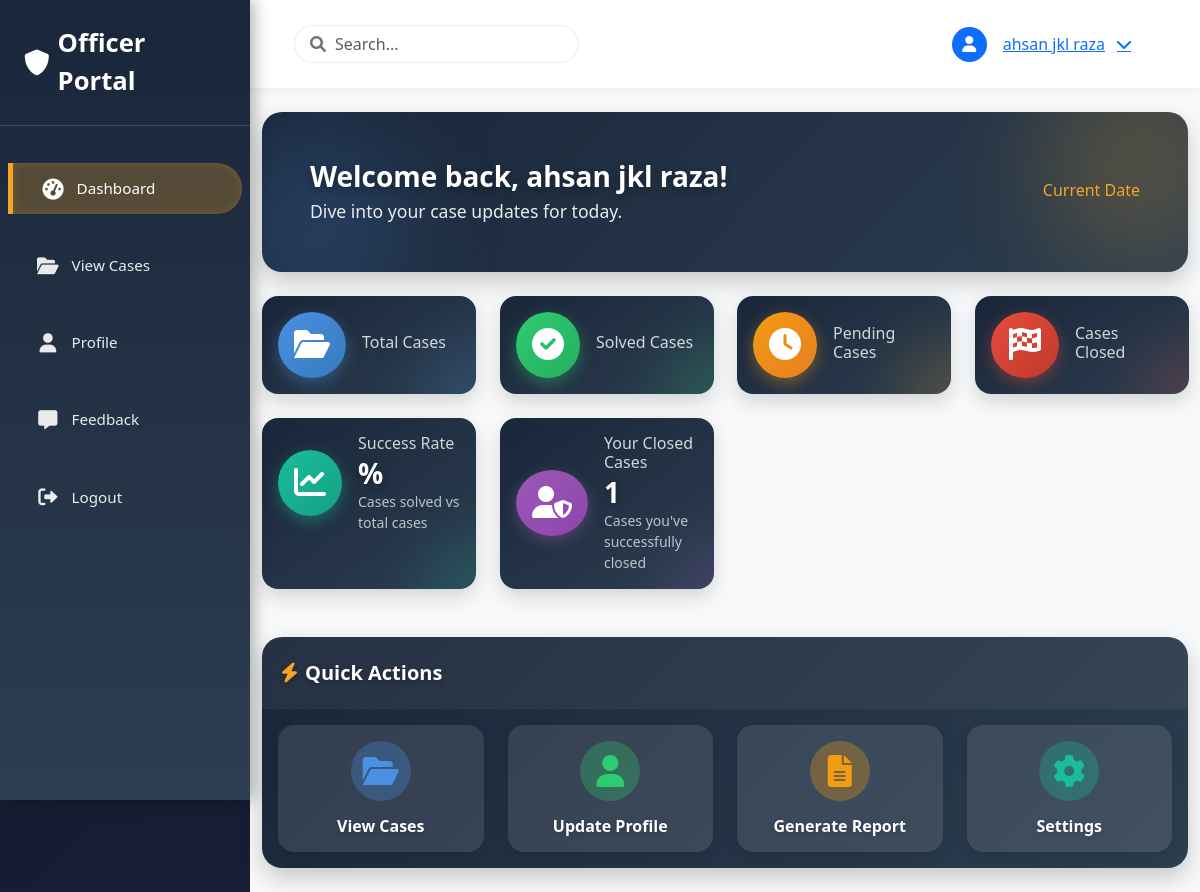
The page /officer/ (signed in) on the database as committed earlier.
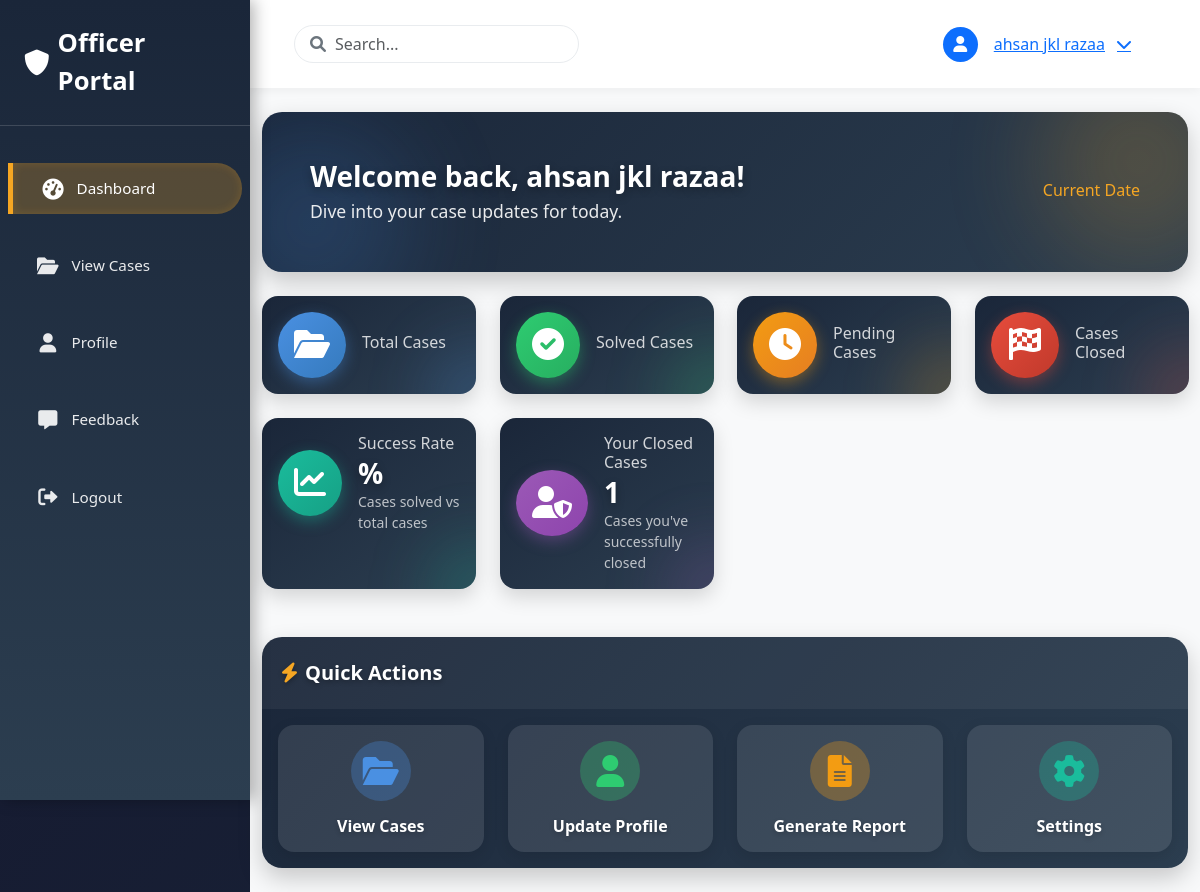
The same page on the database as committed later.
### frontend/models.py (models this page shows, shortened)
class User(AbstractUser):
    USER_TYPE_CHOICES = (
        ('user', 'Regular User'),
        ('officer', 'Police Officer'),
        ('admin', 'Admin'),
    )
    RANK_CHOICES = (
        ('IGP', 'Inspector General of Police (IGP)'),
        ('DIG', 'Deputy Inspector General (DIG)'),
        ('SSP', 'Senior Superintendent of Police (SSP)'),
        ('SP', 'Superintendent of Police (SP)'),
        ('DSP', 'Deputy Superintendent of Police (DSP)'),
        ('ASP', 'Assistant Superintendent of Police (ASP)'),
        ('Inspector', 'Inspector'),
        ('SI', 'Sub-Inspector (SI)'),
        ('ASI', 'Assistant Sub-Inspector (ASI)'),
        ('HC', 'Head Constable (HC)'),
        ('Constable', 'Constable'),
    )
    user_type = models.CharField(max_length=10, choices=USER_TYPE_CHOICES, default='user')
    phone_number = models.CharField(max_length=15, blank=True)
    address = models.TextField(blank=True)
    profile_picture = models.ImageField(upload_to='profile_pictures/', blank=True, null=True)
    date_of_birth = models.DateField(null=True, blank=True)
    is_verified = models.BooleanField(default=False)
    created_at = models.DateTimeField(auto_now_add=True)
    updated_at = models.DateTimeField(auto_now=True)
    cnic = models.CharField(max_length=15, unique=True, blank=True, null=True, help_text="Format: 12345-1234567-1")
    rank = models.CharField(max_length=20, choices=RANK_CHOICES, blank=True, null=True)
    cases_closed = models.PositiveIntegerField(default=0, help_text="Number of cases closed by this officer")
    groups = models.ManyToManyField(
        'auth.Group',
        verbose_name=_('groups'),
        blank=True,
        help_text=_(
            'The groups this user belongs to. A user will get all permissions '
            'granted to each of their groups.'
        ),
        related_name='frontend_user_set',
        related_query_name='frontend_user'
    )
    user_permissions = models.ManyToManyField(
        'auth.Permission',
        verbose_name=_('user permissions'),
        blank=True,
        help_text=_('Specific permissions for this user.'),
        related_name='frontend_user_set',
        related_query_name='frontend_user'
    )
    class Meta:
        verbose_name = _('user')
        verbose_name_plural = _('users')
        db_table = 'frontend_user'

### officer/views.py (the view)
# urls.py: path('', views.officer_dashboard, name='officer_home'),
@login_required(login_url='login')
@user_passes_test(is_officer, login_url='login')
def officer_dashboard(request):
    try:
        officer = request.user
        context = {
            'officer': officer,
        }
        return render(request, 'officer_dashboard.html', context)
    except Exception as e:
        logger.error(f"Error in officer_dashboard view: {str(e)}", exc_info=True)
        messages.error(request, f"An error occurred while loading the dashboard: {str(e)}")
        return render(request, 'officer_dashboard.html', {'officer': request.user})

### officer/views.py (called while the page is built)
def is_officer(user):
    return user.user_type == 'officer'

### officer/templates/officer_dashboard.html (shortened to what the changed rows need)
{% extends 'base_officer.html' %}
{% block content %}
<div class="row">
    <div class="col-12 mb-4">
        <div class="card animate__animated animate__fadeInDown" style="background: linear-gradient(135deg, #1a2639 0%, #2c3e50 100%); border: none; border-radius: 20px; box-shadow: 0 10px 25px rgba(0, 0, 0, 0.2); overflow: hidden; backdrop-filter: blur(15px); position: relative;">
            <div class="card-body p-5" style="color: white; position: relative; z-index: 2;">
                <div class="d-flex justify-content-between align-items-center flex-wrap">
                    <div>
                        <h3 class="mb-1" style="font-weight: 700; text-shadow: 0 3px 8px rgba(0, 0, 0, 0.3);">Welcome back, {{ user.get_full_name }}!</h3>
                        <p class="mb-0" style="opacity: 0.9; font-size: 1.1rem;">Dive into your case updates for today.</p>
                    </div>
                </div>
            </div>
        </div>
    </div>
</div>
<div class="row">
    <div class="col-md-6 mb-4">
        <div class="row">
            <div class="col-md-6">
                <div class="card stat-card h-100 animate__animated animate__flipInX animate__delay-1s" style="background: linear-gradient(145deg, #1a2639, #2c3e50); border: none; border-radius: 16px; box-shadow: 0 8px 20px rgba(0, 0, 0, 0.15); backdrop-filter: blur(10px); overflow: hidden; position: relative;">
                    <div class="card-body" style="color: white; z-index: 2;">
                        <div class="d-flex align-items-center">
                            <div>
                                <h6 class="mb-1" style="color: rgba(255, 255, 255, 0.8);">Your Closed Cases</h6>
                                <h3 class="mb-0 fw-bold" style="font-weight: 800; text-shadow: 0 3px 8px rgba(0, 0, 0, 0.3);">{{ request.user.cases_closed }}</h3>
                                <p class="text-muted small mb-0" style="color: rgba(255, 255, 255, 0.7) !important;">Cases you've successfully closed</p>
                            </div>
                        </div>
                    </div>
                </div>
            </div>
        </div>
    </div>
</div>
{% endblock %}

### officer/templates/base_officer.html (shortened to what this page needs)
{% load static %}
<!DOCTYPE html>
<html lang="en">
<head>
    <link href="https://cdn.jsdelivr.net/npm/bootstrap@5.3.0/dist/css/bootstrap.min.css" rel="stylesheet">
    <link href="https://cdnjs.cloudflare.com/ajax/libs/font-awesome/6.0.0/css/all.min.css" rel="stylesheet">
    <link href="https://cdn.jsdelivr.net/npm/sweetalert2@11/dist/sweetalert2.min.css" rel="stylesheet">
    <link href="https://cdnjs.cloudflare.com/ajax/libs/animate.css/4.1.1/animate.min.css" rel="stylesheet">
</head>
<body>
    <nav class="sidebar">
        <div class="sidebar-header">
            <a href="{% url 'officer:officer_home' %}" class="sidebar-brand">
                <i class="fas fa-shield-alt"></i>
                <span>Officer Portal</span>
            </a>
        </div>
        <ul class="nav flex-column mt-4">
            <li class="nav-item">
                <a href="{% url 'officer:officer_home' %}" class="nav-link {% if request.resolver_match.url_name == 'officer_dashboard' or request.resolver_match.url_name == 'officer_home' %}active{% endif %}">
                    <i class="fas fa-tachometer-alt"></i>
                    <span>Dashboard</span>
                </a>
            </li>
            <li class="nav-item">
                <a href="{% url 'officer:case_list' %}" class="nav-link {% if 'case' in request.resolver_match.url_name %}active{% endif %}">
                    <i class="fas fa-folder-open"></i>
                    <span>View Cases</span>
                </a>
            </li>
            <li class="nav-item">
                <a href="{% url 'officer:officer_profile' %}" class="nav-link {% if request.resolver_match.url_name == 'officer_profile' %}active{% endif %}">
                    <i class="fas fa-user"></i>
                    <span>Profile</span>
                </a>
            </li>
            <li class="nav-item">
                <a href="{% url 'officer:officer_feedback' %}" class="nav-link {% if request.resolver_match.url_name == 'officer_feedback' %}active{% endif %}">
                    <i class="fas fa-comment-alt"></i>
                    <span>Feedback</span>
                </a>
            </li>
            <li class="nav-item">
                <a href="{% url 'officer:logout' %}" class="nav-link">
                    <i class="fas fa-sign-out-alt"></i>
                    <span>Logout</span>
                </a>
            </li>
        </ul>
    </nav>
    <div class="main-content">
        <nav class="top-nav">
            <div class="container-fluid">
                <div class="d-flex justify-content-between align-items-center">
                    <div class="nav-search">
                        <i class="fas fa-search"></i>
                        <input type="text" class="form-control" placeholder="Search...">
                    </div>
                    <div class="user-dropdown">
                        <button class="btn btn-link user-dropdown-toggle" type="button" id="userDropdown" data-bs-toggle="dropdown" aria-expanded="false">
                            <div class="user-avatar bg-primary text-white d-flex align-items-center justify-content-center">
                                <i class="fas fa-user"></i>
                            </div>
                            <span class="d-none d-md-inline ms-2">
                                {% if request.user.is_authenticated %}
                                    {% firstof request.user.get_full_name request.user.username 'User' %}
                                {% else %}
                                    Guest
                                {% endif %}
                            </span>
                            <i class="fas fa-chevron-down ms-1"></i>
                        </button>
                    </div>
                </div>
            </div>
        </nav>
        <div class="container-fluid py-4">
            {% block content %}{% endblock %}
        </div>
    </div>
</body>
</html>

Rows that differ between the two databases and show on the page:
changed User: first_name+last_name "ahsan jkl raza" → "ahsan jkl razaa"; get_full_name "ahsan jkl raza" → "ahsan jkl razaa"
